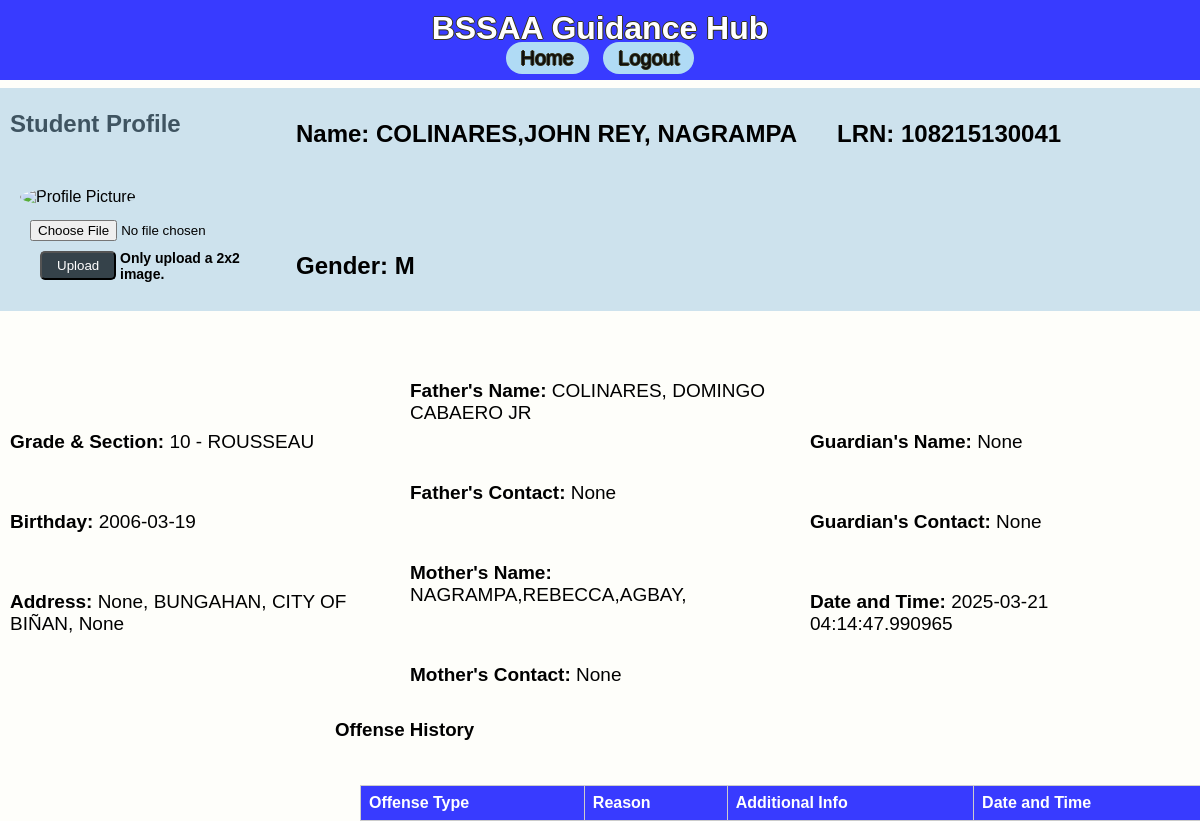
Before: /view_profile/125 with the older database file.
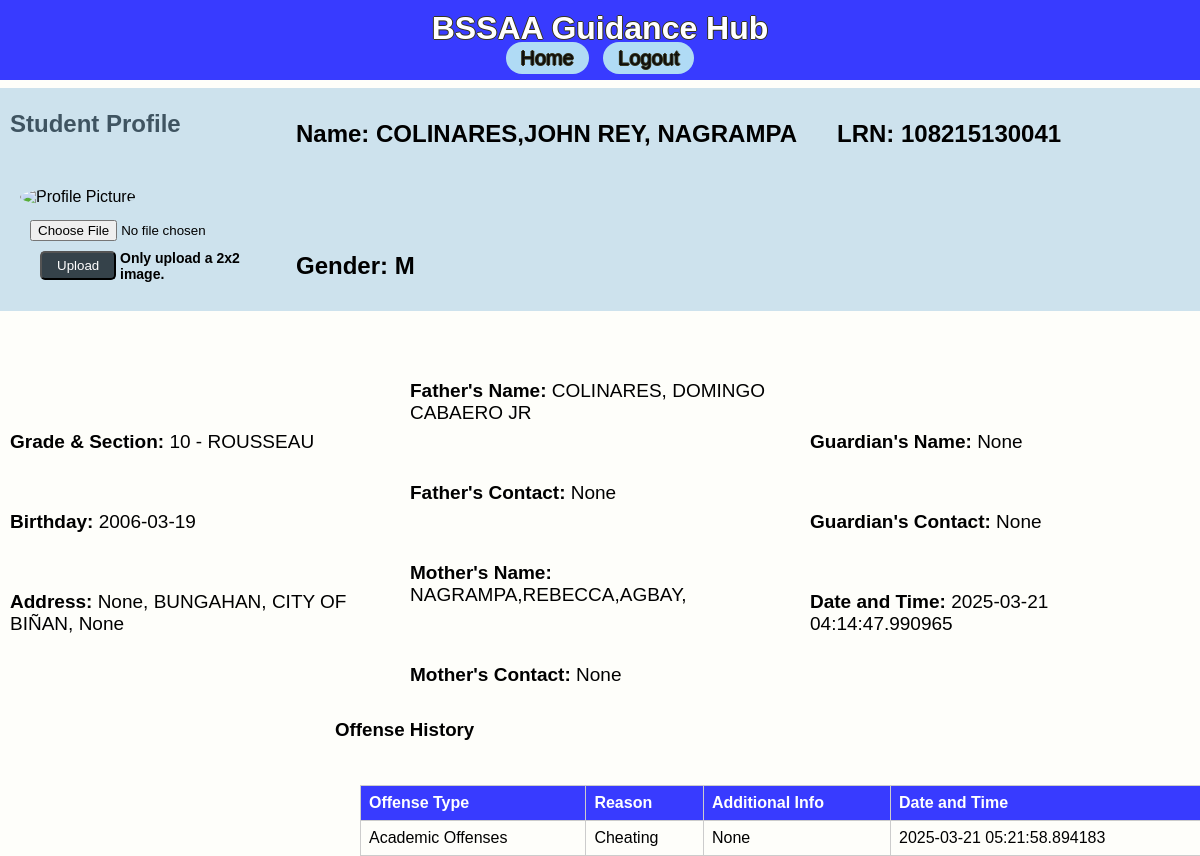
After: the same page with the newer database file.
### app/models.py (models this page shows)
class OffenseRecord(db.Model):
    id = db.Column(db.Integer, primary_key=True)
    student_id = db.Column(db.Integer, db.ForeignKey('student_record.id'), nullable=False)
    offense_type = db.Column(db.String(100), nullable=True)  # Added this line
    reason = db.Column(db.String(200), nullable=True)
    additional_info = db.Column(db.Text, nullable=True)
    date_time = db.Column(db.DateTime, default=datetime.utcnow)

### app/routes.py (the view, shortened to what this page needs)
@main.route('/view_profile/<int:student_id>', methods=['GET', 'POST'])
def view_profile(student_id):
    student = StudentRecord.query.get_or_404(student_id)
    offenses = OffenseRecord.query.filter_by(student_id=student_id).all()
    return render_template('profile.html', student=student, offenses=offenses)

### app/templates/profile.html
{% extends 'base.html' %}
{% block content %}
<h2>Student Profile</h2>
<div class="profile-container">
    <div class="profile-picture">
        <img src="{{ url_for('static', filename='profilepic/' + (student.profile_picture or 'profile_placeholder.png')) }}" alt="Profile Picture" width="150" height="150">
        <form method="POST" enctype="multipart/form-data">
            <input type="file" name="photo" accept="image/*">
            <button type="upload" class="btn btn-primary btn-sm">Upload</button>
        </form>
        <h1 class="smallnote">Only upload a 2x2 image.</h1>
    </div>
    <div class="profile-details3">
        <h4><strong>Name:</strong> {{ student.name }}</h4>
        <h4>LRN: {{ student.lrn }}</h4>
        <h4>Gender: {{ student.gender }}</h4>
    </div>
</div>
<div class="profile-container">
    <div class="profile-details">
        <p><strong>Grade & Section:</strong> {{ student.grade }} - {{ student.section }}</p>
        <p><strong>Birthday:</strong> {{ student.birthdate }}</p>
        <p><strong>Address:</strong> {{ student.address_house_no }}, {{ student.address_barangay }}, {{ student.address_city }}, {{ student.address_province }}</p>
    </div>
    <div class="profile-details">
        <p><strong>Father's Name:</strong> {{ student.father_name }}</p>
        <p><strong>Father's Contact:</strong> {{ student.father_contact }}</p>
        <p><strong>Mother's Name:</strong> {{ student.mother_name }}</p>
        <p><strong>Mother's Contact:</strong> {{ student.mother_contact }}</p>
    </div>
    <div class="profile-details">
        <p><strong>Guardian's Name:</strong> {{ student.guardian_name }}</p>
        <p><strong>Guardian's Contact:</strong> {{ student.guardian_contact }}</p>
        <p><strong>Date and Time:</strong> {{ student.date_time }}</p>
    </div>
</div>
<div class="proftable">
<h3>Offense History</h3>
<table class="table table-striped table-responsive">
    <tr>
        <th>Offense Type</th>
        <th>Reason</th>
        <th>Additional Info</th>
        <th>Date and Time</th>
    </tr>
    {% for offense in offenses %}
    <tr>
        <td>{{ offense.offense_type }}</td>
        <td>{{ offense.reason }}</td>
        <td>{{ offense.additional_info }}</td>
        <td>{{ offense.date_time }}</td>
    </tr>
    {% endfor %}
</table>
</div>
{% endblock %}

Changed rows visible on the page:
added OffenseRecord: offense_type "Academic Offenses", reason "Cheating", additional_info "None", date_time "2025-03-21 05:21:58.894183"
